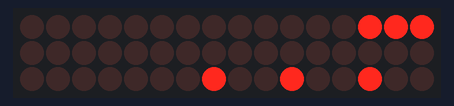
The sketch below on a simulated Arduino Uno, built with avr-gcc and run on an emulated ATmega328P. Parts: 16×3 LED matrix. Wiring (inferred from the names in the program): 2 × shift register (74HC595): data pin 3; shift clock pin 2; latch pin 4; OE pin 5; LED cube drawn one layer per row (orientation assumed): layers pin 6, pin 7, pin 8; columns Q15, Q14, Q13, Q12, Q11, Q10, Q9, Q8, Q7, Q6, Q5, Q4, Q3, Q2, Q1, Q0. Random numbers use the default seed unless the sketch sets one.

Above: at 0.14 s.
At 4.96 s:
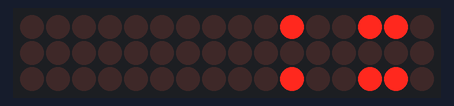
At 10.14 s:
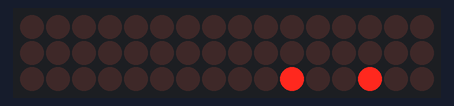
At 20.12 s:
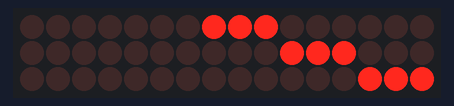
At 29.92 s:
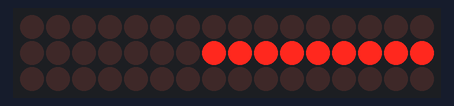
At 39.9 s:
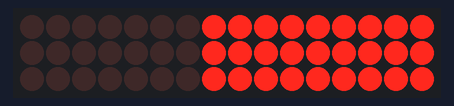

The sketch:

cubetest4.ino
```cpp
#define NCOLS 9
#define NLAYERS 3

#define CLK 2
#define DATA 3
#define LATCH 4
#define OE 5

// shift out two bytes
short l[] = {0x0001, 0x0002, 0x0004, 0x0008, 0x0010, 0x0020, 0x0040, 0x0080, 0x0100};
short g[] = {6, 7, 8};

// pinwheel
short wheel[] = {4,
                 0, l[0] | l[1] | l[2] | l[3] | l[4] | l[5] | l[6] | l[7] | l[8], 0,
                 l[6] | l[7] | l[8], l[3] | l[4] | l[5], l[0] | l[1] | l[2],
                 l[3] | l[4] | l[5], l[3] | l[4] | l[5], l[3] | l[4] | l[5],
                 l[0] | l[1] | l[2], l[3] | l[4] | l[5], l[6] | l[7] | l[8],};

// size-1 snake
short snake1[] = {17,
                  l[0], 0, 0,
                  l[1], 0, 0,
                  l[2], 0, 0,
                  0, l[2], 0,
                  0, 0, l[2],
                  0, 0, l[5],
                  0, 0, l[8],
                  0, l[8], 0,
                  l[8], 0, 0,
                  l[7], 0, 0,
                  l[6], 0, 0,
                  0, l[6], 0,
                  0, 0, l[6],
                  0, 0, l[3],
                  0, 0, l[0],
                  0, l[0], 0,};

// size-2 snake
short snake2[] = {16,
                  l[0], 0, 0,
                  l[0] | l[1], 0, 0,
                  l[1] | l[2], 0, 0,
                  l[2], l[2], 0,
                  0, l[2], l[2],
                  0, 0, l[2] | l[5],
                  0, 0, l[5] | l[8],
                  0, l[8], l[8],
                  l[8], l[8], 0,
                  l[7] | l[8], 0, 0,
                  l[6] | l[7], 0, 0,
                  l[6], l[6], 0,
                  0, l[6], l[6],
                  0, 0, l[3] | l[6],
                  0, 0, l[0] | l[3],
                  0, l[0], l[0],
                  l[0], l[0], 0};

// boom
short boom[] = {3,
                0, l[4], 0,
                l[4], l[1] | l[3] | l[5] | l[7], l[4],
                l[0] | l[2] | l[6] | l[8], 0, l[0] | l[2] | l[6] | l[8],};

short cubebounce[] = {30,
                    l[0], 0, 0,
                    l[0] | l[1] | l[3] | l[4], l[0] | l[1] | l[3] | l[4], 0,
                    l[0] | l[1] | l[2] | l[3] | l[4] | l[5] | l[6] | l[7] | l[8], l[0] | l[1] | l[2] | l[3] | l[4] | l[5] | l[6] | l[7] | l[8], l[0] | l[1] | l[2] | l[3] | l[4] | l[5] | l[6] | l[7] | l[8],
                    0, l[4] | l[5] | l[7] | l[8],l[4] | l[5] | l[7] | l[8],
                    0, 0, l[8],
                    0, l[4] | l[5] | l[7] | l[8],l[4] | l[5] | l[7] | l[8],
                    l[0] | l[1] | l[2] | l[3] | l[4] | l[5] | l[6] | l[7] | l[8], l[0] | l[1] | l[2] | l[3] | l[4] | l[5] | l[6] | l[7] | l[8], l[0] | l[1] | l[2] | l[3] | l[4] | l[5] | l[6] | l[7] | l[8],
                    l[1] | l[2] | l[4] | l[5], l[1] | l[2] | l[4] | l[5], 0,
                    l[2], 0, 0,
                    l[1] | l[2] | l[4] | l[5], l[1] | l[2] | l[4] | l[5], 0,
                    l[0] | l[1] | l[2] | l[3] | l[4] | l[5] | l[6] | l[7] | l[8], l[0] | l[1] | l[2] | l[3] | l[4] | l[5] | l[6] | l[7] | l[8], l[0] | l[1] | l[2] | l[3] | l[4] | l[5] | l[6] | l[7] | l[8],
                    0, l[3] | l[4] | l[6] | l[7], l[3] | l[4] | l[6] | l[7],
                    0, 0, l[6],
                    0, l[3] | l[4] | l[6] | l[7], l[3] | l[4] | l[6] | l[7],
                    l[0] | l[1] | l[2] | l[3] | l[4] | l[5] | l[6] | l[7] | l[8], l[0] | l[1] | l[2] | l[3] | l[4] | l[5] | l[6] | l[7] | l[8], l[0] | l[1] | l[2] | l[3] | l[4] | l[5] | l[6] | l[7] | l[8],
                    l[4] | l[5] | l[7] | l[8], l[4] | l[5] | l[7] | l[8], 0,
                    l[8], 0, 0,
                    l[4] | l[5] | l[7] | l[8], l[4] | l[5] | l[7] | l[8], 0,
                    l[0] | l[1] | l[2] | l[3] | l[4] | l[5] | l[6] | l[7] | l[8], l[0] | l[1] | l[2] | l[3] | l[4] | l[5] | l[6] | l[7] | l[8], l[0] | l[1] | l[2] | l[3] | l[4] | l[5] | l[6] | l[7] | l[8],
                    0, l[0] | l[1] | l[3] | l[4], l[0] | l[1] | l[3] | l[4],
                    0, 0, l[0],
                    0, l[0] | l[1] | l[3] | l[4], l[0] | l[1] | l[3] | l[4],
                    l[0] | l[1] | l[2] | l[3] | l[4] | l[5] | l[6] | l[7] | l[8], l[0] | l[1] | l[2] | l[3] | l[4] | l[5] | l[6] | l[7] | l[8], l[0] | l[1] | l[2] | l[3] | l[4] | l[5] | l[6] | l[7] | l[8],
                    l[3] | l[4] | l[6] | l[7], l[3] | l[4] | l[6] | l[7], 0,
                    l[6], 0, 0,
                    l[3] | l[4] | l[6] | l[7], l[3] | l[4] | l[6] | l[7], 0,
                    l[0] | l[1] | l[2] | l[3] | l[4] | l[5] | l[6] | l[7] | l[8], l[0] | l[1] | l[2] | l[3] | l[4] | l[5] | l[6] | l[7] | l[8], l[0] | l[1] | l[2] | l[3] | l[4] | l[5] | l[6] | l[7] | l[8],
                    0, l[1] | l[2] | l[4] | l[5], l[1] | l[2] | l[4] | l[5],
                    l[0] | l[1] | l[2] | l[3] | l[4] | l[5] | l[6] | l[7] | l[8], l[0] | l[1] | l[2] | l[3] | l[4] | l[5] | l[6] | l[7] | l[8], l[0] | l[1] | l[2] | l[3] | l[4] | l[5] | l[6] | l[7] | l[8],
                    l[0] | l[1] | l[3] | l[4], l[0] | l[1] | l[3] | l[4], 0,
};

short swirl[] = {8,
                 l[0] | l[1] | l[3], 0, l[5] | l[7] | l[8],
                 l[0] | l[1] | l[2], 0, l[2] | l[5] | l[8],
                 l[1] | l[2] | l[5], 0, l[1] | l[2] | l[5],
                 l[2] | l[5] | l[8], 0, l[0] | l[1] | l[2],
                 l[5] | l[7] | l[8], 0, l[0] | l[1] | l[3],
                 l[6] | l[7] | l[8], 0, l[0] | l[3] | l[6],
                 l[3] | l[6] | l[7], 0, l[3] | l[6] | l[7],
                 l[0] | l[3] | l[6], 0, l[6] | l[7] | l[8],
};

short* progs[] {swirl, snake2, wheel, cubebounce};
int nprogs = 4;
int prognum = 0;

//short prog[] = {l[0] | l[1] | l[2] | l[3] | l[4] | l[5] | l[6] | l[7] | l[8], 0, 0,
//                0, l[0] | l[1] | l[2] | l[3] | l[4] | l[5] | l[6] | l[7] | l[8], 0,
//                0, 0, l[0] | l[1] | l[2] | l[3] | l[4] | l[5] | l[6] | l[7] | l[8]};

//short prog[] = {l[5], 0, 0, 0, l[5], 0, 0, 0, l[5]};
//short prog[] = {l[5], l[5], l[5], l[5], l[5], l[5], l[5], l[5], l[5], };

//short prog[] = {l[0] | l[1] | l[2], l[0] | l[1] | l[2], l[0] | l[1] | l[2],
//                l[3] | l[4] | l[5], l[3] | l[4] | l[5], l[3] | l[4] | l[5],
//                l[6] | l[7] | l[8], l[6] | l[7] | l[8], l[6] | l[7] | l[8], };

short* prog = swirl;

int proglen = 17;

volatile int frame = 0;

// desired step rate 2Hz
// prescaler = 1024
// compare match = 7812 = (16*10^6) / (2 * 1024) - 1
#define CMP 3000
void setupTimer() {
  cli();

  TCCR1A = 0; // clear ctl regs
  TCCR1B = 0;
  TCNT1 = 0; // init counter

  OCR1A = CMP; // set compare match

  // turn on CTC mode (Clear Timer on Compare match
  TCCR1B |= (1 << WGM12);
  // set CS10 and CS12 bits for 1024 prescalar
  TCCR1B |= (1 << CS12) | (1 << CS10);
  // enable timer compare interrupt
  TIMSK1 |= (1 << OCIE1A);

  sei();
}

// step advance ISR
ISR(TIMER1_COMPA_vect) {
  frame++;
  if (frame == prog[0]) {
    if (random(0, 10) == 0) {
      prognum++;
      if (prognum == nprogs) prognum = 0;
      prog = progs[prognum];
    }
    frame = 0;
  }
}

void setup() {
  cli();
  pinMode(CLK, OUTPUT);
  pinMode(DATA, OUTPUT);
  pinMode(LATCH, OUTPUT);
  pinMode(OE, OUTPUT);
  for (int i = 0; i < NLAYERS; i++) {
    pinMode(g[i], OUTPUT);
  }
  digitalWrite(OE, LOW);
  randomSeed(analogRead(0));
  setupTimer();
}

int plane = 0;

void loop() {
  short val = prog[frame * NLAYERS + plane + 1];
  shiftOut(DATA, CLK, MSBFIRST, val >> 8);
  shiftOut(DATA, CLK, MSBFIRST, val);
  digitalWrite(LATCH, HIGH);
  // may need a several us delay here or just wire RCLK to SCLK
  delayMicroseconds(50);
  digitalWrite(LATCH, LOW);
  digitalWrite(g[plane], HIGH);
  delay(1);
  digitalWrite(g[plane], LOW);
  delayMicroseconds(50);
  plane++;
  if (plane == NLAYERS) plane = 0;
}
```
